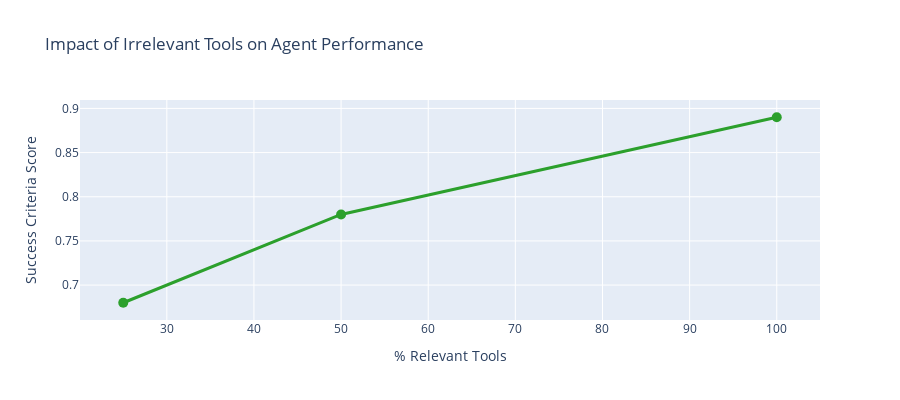

The notebook cell saved with this chart:
### Markdown cell above
### Analyzing the Impact of Irrelevant Tools

Let's extract and visualize the results to see how noise affects performance:

### Code cell
# Extract metrics from noise ratio experiments
noise_percentages = [100, 50, 25]
noise_configs_names = ["100-pct-relevant", "50-pct-relevant", "25-pct-relevant"]

success_by_noise = []

for config_name in noise_configs_names:
    metrics = get_metrics_from_experiment(noise_experiments[config_name])
    success_by_noise.append(metrics.get("success_criteria", 0))

# Visualize the impact
fig = go.Figure()
fig.add_trace(go.Scatter(
    x=noise_percentages,
    y=success_by_noise,
    mode='lines+markers',
    name='Success Criteria',
    line=dict(color='#2ca02c', width=3),
    marker=dict(size=10),
))

fig.update_layout(
    title="Impact of Irrelevant Tools on Agent Performance",
    xaxis_title="% Relevant Tools",
    yaxis_title="Success Criteria Score",
    hovermode='x unified',
    height=400
)

fig.show()

# Create comparison table
noise_comparison = {
    "% Relevant": noise_percentages,
    "Success Criteria": success_by_noise if success_by_noise[0] > 0 else ["Run eval"] * 3,
}

df_noise = pd.DataFrame(noise_comparison)
display(df_noise)

print("\nKey Findings:")
if success_by_noise[0] > 0:
    print(f"   100% relevant tools: {success_by_noise[0]:.2f} success criteria")
    print(f"   25% relevant tools: {success_by_noise[2]:.2f} success criteria")
    degradation = (
        (success_by_noise[0] - success_by_noise[2])
        / success_by_noise[0] * 100
    )
    print(f"   Degradation: {degradation:.0f}% drop in success rate")
else:
    print("   Run evaluations above to see actual metrics")

print("   - Even with constant tool count, noise degrades performance")
print("   - Irrelevant tools lead to incorrect tool calls")
print("   - Quality of tools matters as much as quantity")

### Figure 1 — Plotly figure (JSON) as saved in the notebook; plotly's stock layout.template omitted (floating-point values rounded to 4 significant figures)
{"data": [{"line": {"color": "#2ca02c", "width": 3}, "marker": {"size": 10}, "mode": "lines+markers", "name": "Success Criteria", "type": "scatter", "x": [100, 50, 25], "y": [0.89, 0.78, 0.68]}], "layout": {"height": 400, "hovermode": "x unified", "title": {"text": "Impact of Irrelevant Tools on Agent Performance"}, "xaxis": {"title": {"text": "% Relevant Tools"}}, "yaxis": {"title": {"text": "Success Criteria Score"}}}}
